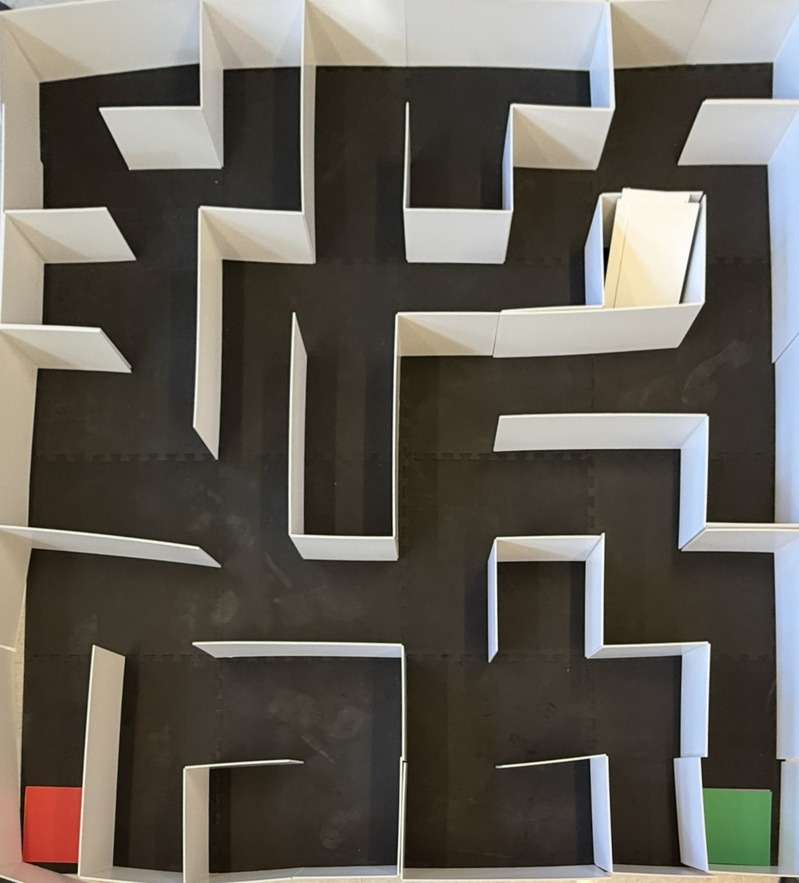
#> input picture Map.jpeg, 799 x 883 px, shrunk from 1276 x 1409 before the run, found by its file name
$ python ImageProcess.py
#> lines starting #> are read from the running program, lines starting #| are printed output that depends on the picture; after the words box and inside, x2 and y2 are one past the last pixel; in counts of white or black regions, pixels touching at a corner belong together
import cv2
import numpy as np
import matplotlib.pyplot as plt

# Load the image
image = cv2.imread("map.jpeg", cv2.IMREAD_GRAYSCALE)
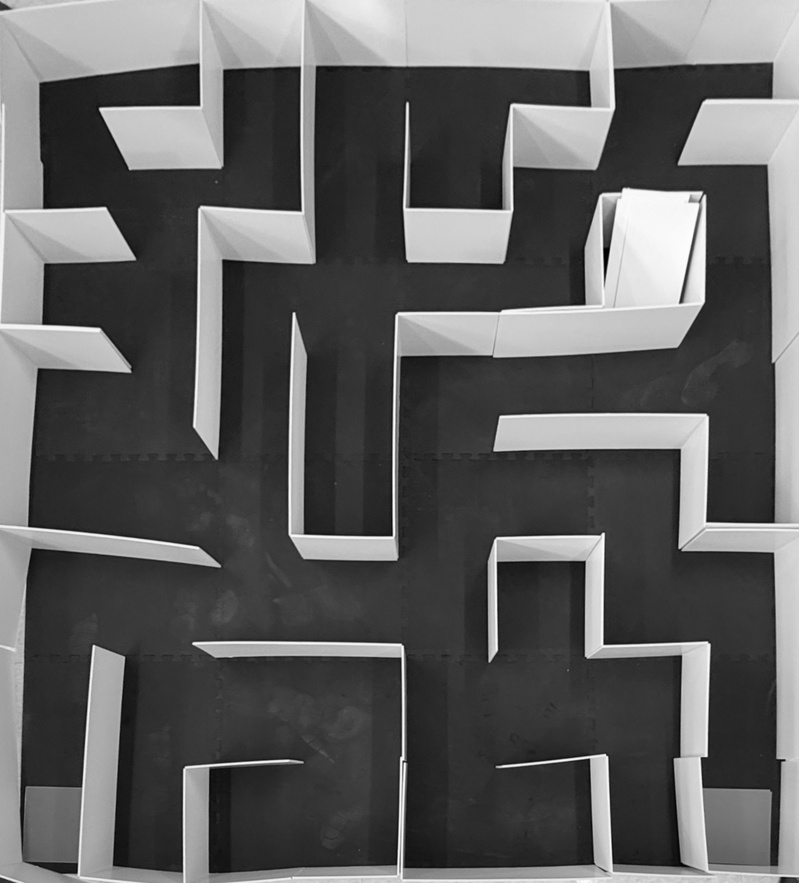
#> image: shape (883, 799); min 0, max 255, mean 96.2

# Apply Gaussian Blur to reduce noise
blurred = cv2.GaussianBlur(image, (5, 5), 0)

# Apply adaptive thresholding to binarize the image
_, binary = cv2.threshold(blurred, 10, 255, cv2.THRESH_BINARY_INV)
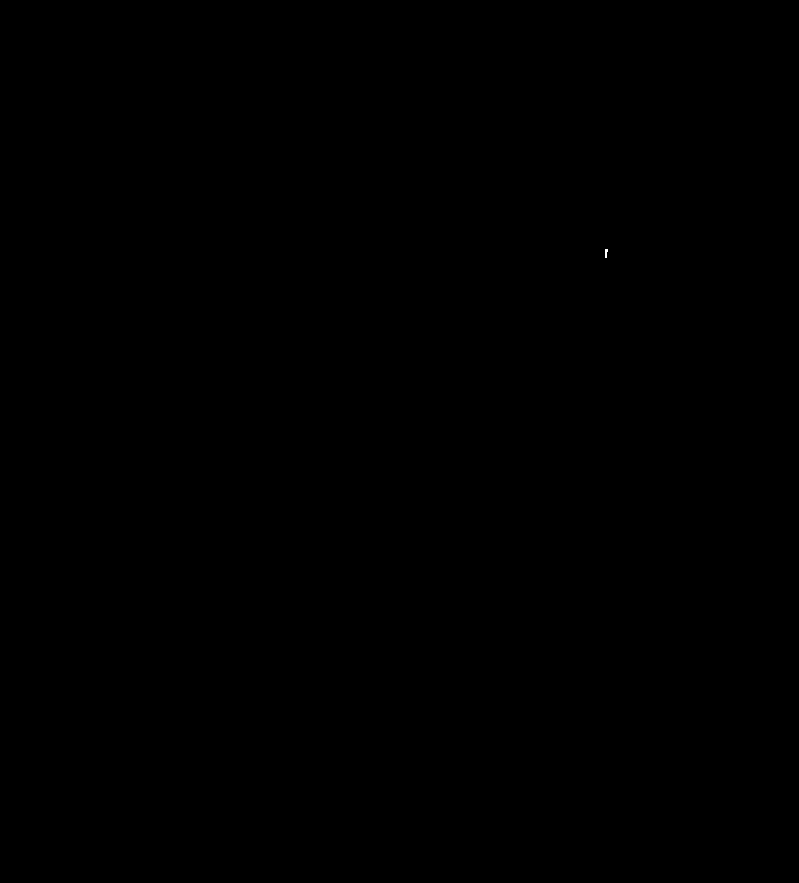
#> binary: shape (883, 799); 0% white in thin lines or dots, all inside (x1, y1, x2, y2) = (605, 249, 608, 258)

# Apply morphological operations to remove small noise and close gaps
kernel = np.ones((3, 3), np.uint8)
processed = cv2.morphologyEx(binary, cv2.MORPH_CLOSE, kernel, iterations=2)

# Find contours of the walls
contours, _ = cv2.findContours(processed, cv2.RETR_EXTERNAL, cv2.CHAIN_APPROX_SIMPLE)
#> contours = 1 item

# Create a blank image to fill the walls
filled_walls = np.zeros_like(image)

# Fill the detected wall contours
cv2.drawContours(filled_walls, contours, -1, (255, 255, 255), thickness=cv2.FILLED)

# Show the results
plt.figure(figsize=(10, 5))
plt.subplot(1, 2, 1), plt.imshow(image, cmap="gray"), plt.title("Original Image")
plt.subplot(1, 2, 2), plt.imshow(filled_walls, cmap="gray"), plt.title("Filled Walls")
plt.show()
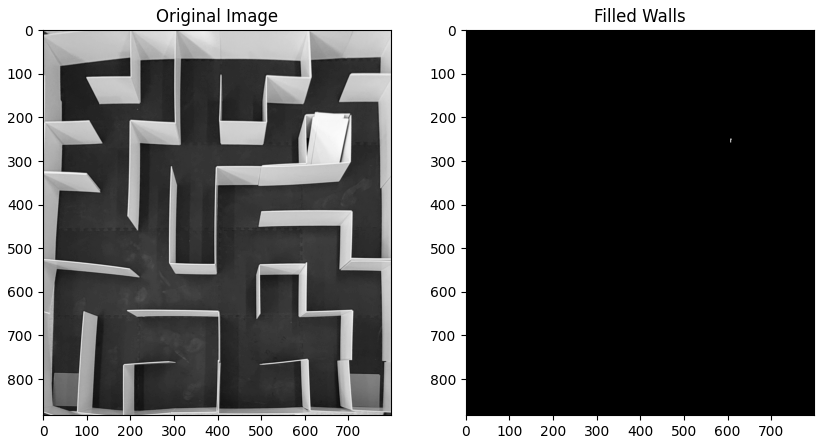
#> figure drawn by matplotlib, 2 panels

# Save the binary filled wall image
cv2.imwrite("filled_walls.png", filled_walls)

$ run again, with IMG_5580.jpg copied over Map.jpeg
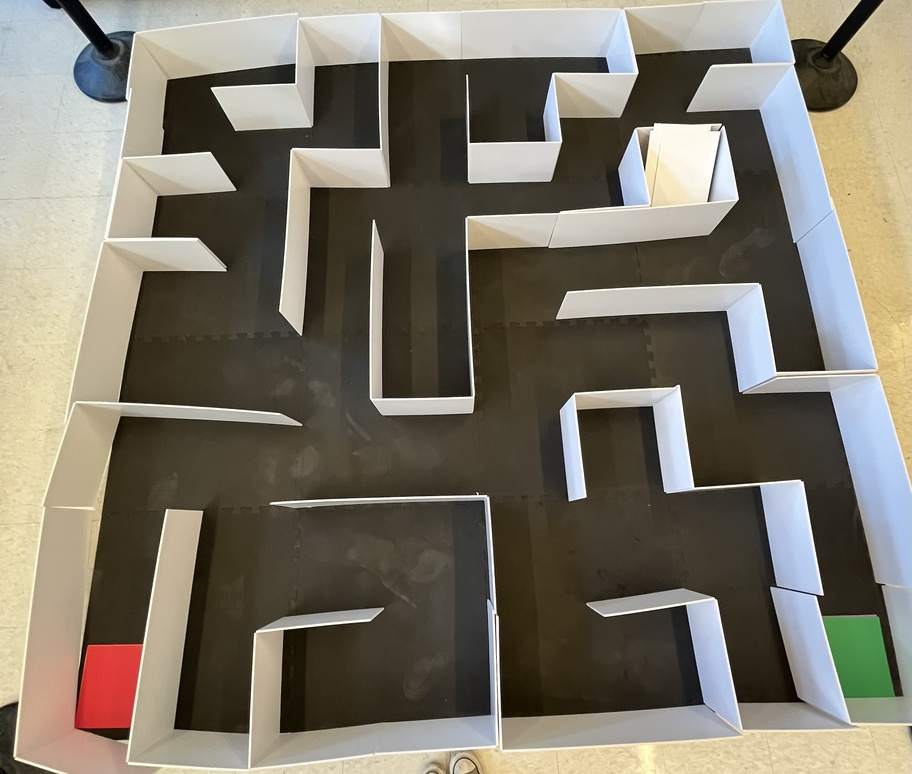
#> input picture IMG_5580.jpg, 912 x 774 px, shrunk from 2981 x 2530 before the run, found by its file name
#> `image = cv2.imread("map.jpeg", cv2.IMREAD_GRAYSCALE)`:
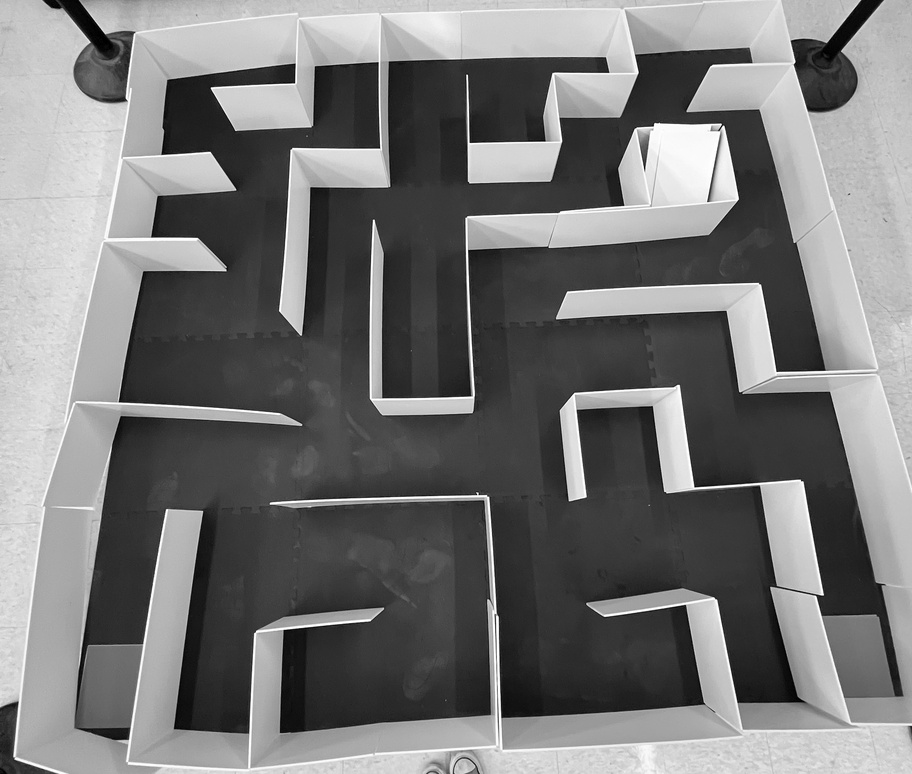
#> image: shape (774, 912); min 0, max 255, mean 118.9
#> binary: shape (774, 912); 0.16% white; 7 white regions (3 under 20 px), largest, box (x1, y1, x2, y2) and area: (63, 0, 112, 51) 638, (821, 18, 851, 60) 366, (790, 683, 798, 701) 55, (49, 0, 58, 7) 31
#> processed: shape (774, 912); 0.16% white; 7 white regions (3 under 20 px)
#> contours = 7 contours, 3 with area under 20; largest, box (x1, y1, x2, y2) and area: (63, 0, 112, 51) 579, (821, 18, 851, 60) 348, (790, 683, 798, 701) 38, (49, 0, 58, 7) 24
#> `plt.show()`:
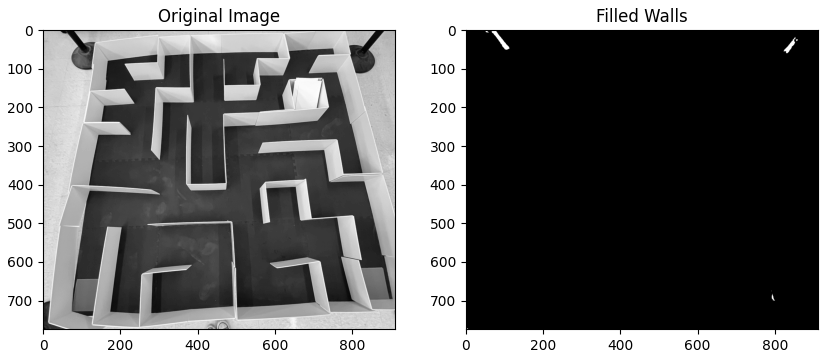
#> figure drawn by matplotlib, 2 panels
